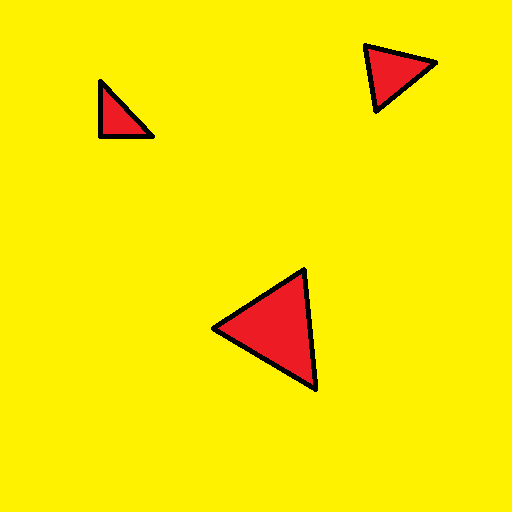
#> input picture input/triangle_1.png, 512 x 512 px
$ python houghTransform.py
#> lines starting #> are read from the running program, lines starting #| are printed output that depends on the picture; after the words box and inside, x2 and y2 are one past the last pixel; in counts of white or black regions, pixels touching at a corner belong together
from PIL import Image,ImageFilter,ImageDraw
import numpy as np
import math
#Hough Transform
#xcons(teta)+ysin(teta)=p


#Load image
img=Image.open("input/triangle_1.png")
#> img is the input picture: PIL image 512x512 RGBA; mean R, G, B, A 250.9, 232.3, 1.1, 255
img_gray=img.convert("L")
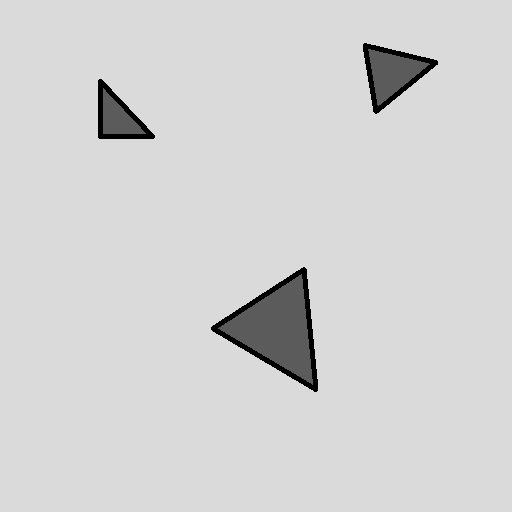
#> img_gray: PIL image 512x512 L; min 0, max 218, mean 211.2
img_shape=img_gray.size
#> img_shape = (512, 512)
hough=np.zeros(img_shape,dtype=int)

#use edege detection
edge = np.array(img_gray.filter(ImageFilter.FIND_EDGES))
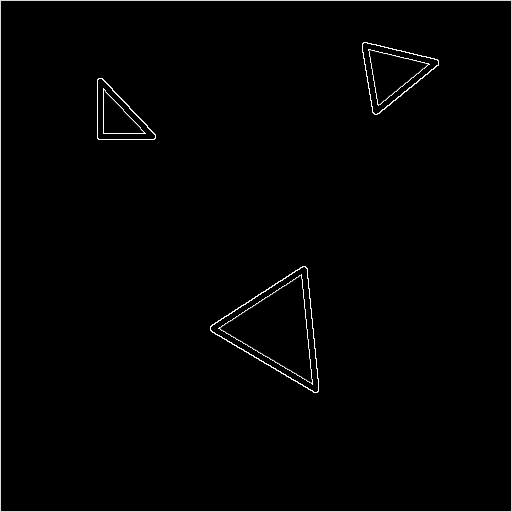
#> edge: shape (512, 512); min 0, max 255, mean 3.3
edge_numpy=Image.fromarray(edge)

edge[edge<255]=0
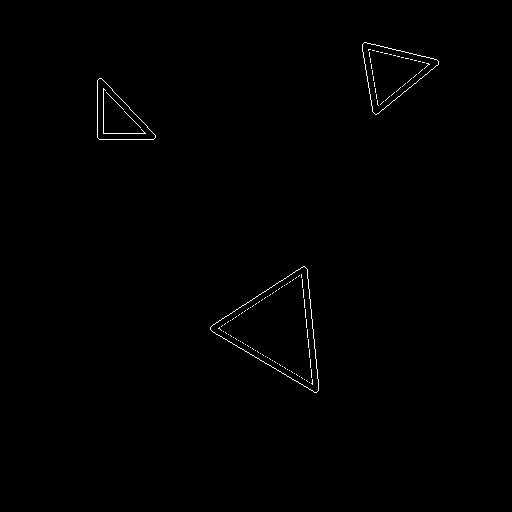
#> edge: shape (512, 512); 0.46% white in thin lines or dots, all inside (x1, y1, x2, y2) = (97, 42, 439, 393)
edge_numpy.save("output/edge.png")

#generate p and teta space
for i in range(img_shape[0]):
    for j in range(0,img_shape[1]):
        if (edge[i,j]==255):
            #print(i,j,"    ",edge[i,j])
            #this is an edge and x,y
            for teta in range (0,img_shape[1]):
                p=j*np.cos(teta)+i*np.sin(teta)
                hough[int(teta),int(p)]+=1
        else:
            continue

print(hough)
#> (printed output is left out)
#Image.fromarray(hist).show
#hough[hough<100]=0
#HT=Image.fromarray(hough)
#HT.save("output/hough.png")
#HT.show()
